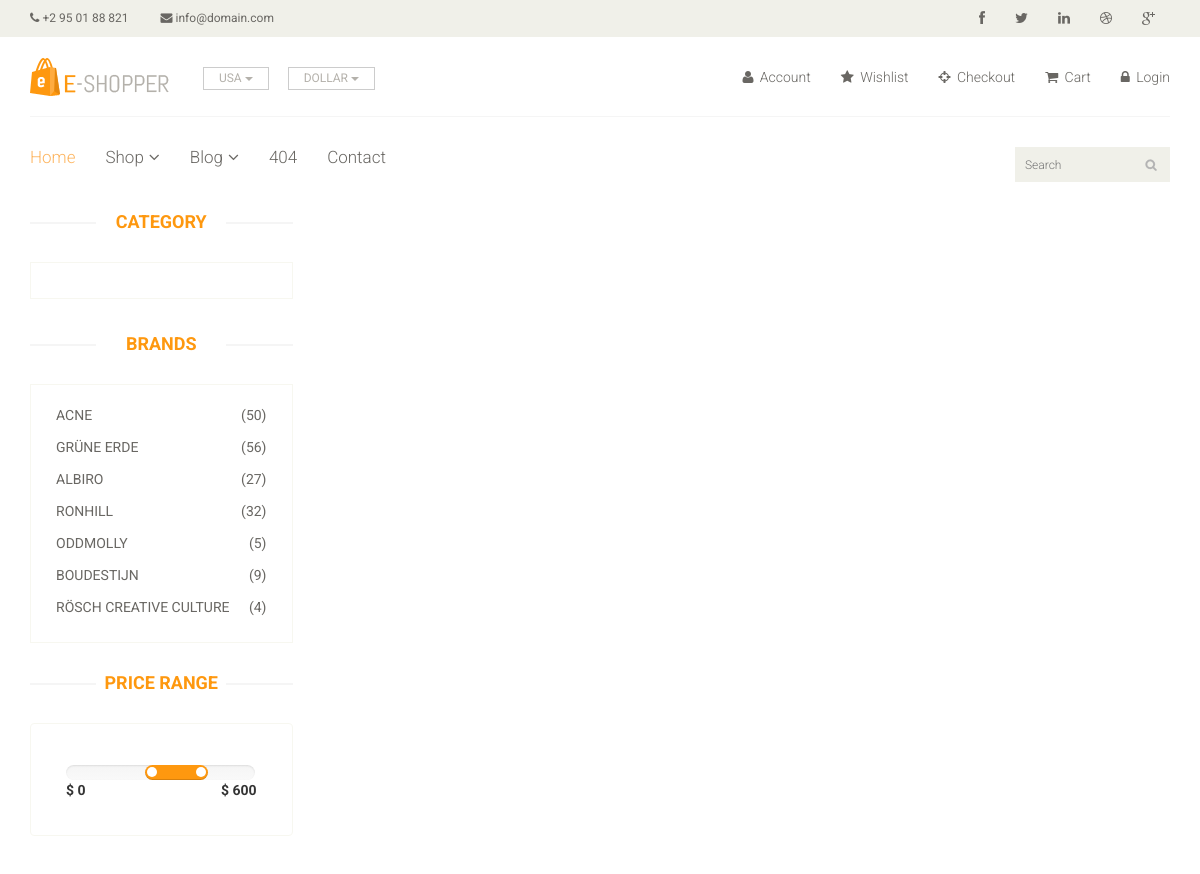
Page /product/Mobile Phone (upper part) on the earlier database version.
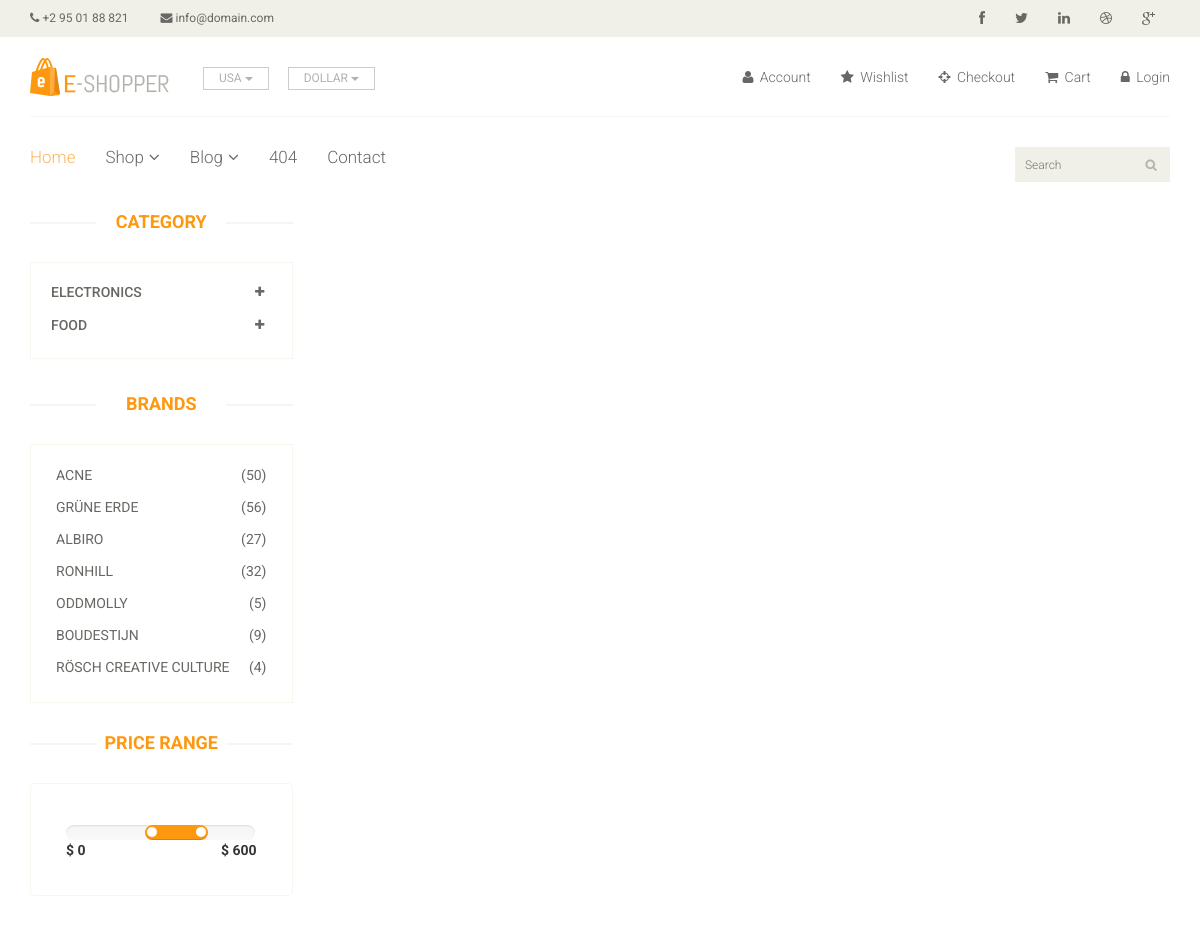
Same page on the later database version.
### home/models.py (models this page shows, shortened)
class Category(models.Model):
	title = models.CharField(max_length = 400)
	slug = models.CharField(max_length = 500, unique = True)
	description = models.TextField()

### home/views.py (the view)
# urls.py: path('product/<slug>', PrductDetailView.as_view(), name='product'),
class PrductDetailView(BaseView):
	def get(self,request,slug):
		self.views['detail_product'] = Product.objects.filter(slug = slug)
		return render(request,'product-details.html',self.views)

### home/models.py (called while the page is built)
	def get_url(self):
		return reverse("home:subcategory",kwargs = {'slug':self.slug})

### templates/product-details.html (shortened to what this page needs)
{% extends 'base.html' %}
{% load static %}
{% block content %}
	<section>
		<div class="container">
			<div class="row">
				<div class="col-sm-3">
					<div class="left-sidebar">
						<h2>Category</h2>
						<div class="panel-group category-products" id="accordian">
							{% for cat in categories %}
							<div class="panel panel-default">
								<div class="panel-heading">
									<h4 class="panel-title">
										<a data-toggle="collapse" data-parent="#accordian" href="#{{cat.title}}">
											<span class="badge pull-right"><i class="fa fa-plus"></i></span>
											{{cat.title}}
										</a>
									</h4>
								</div>
							</div>
							{% endfor %}
						</div>
						<div class="brands_products">
							<h2>Brands</h2>
							<div class="brands-name">
								<ul class="nav nav-pills nav-stacked">
									<li><a href=""> <span class="pull-right">(50)</span>Acne</a></li>
									<li><a href=""> <span class="pull-right">(56)</span>Grüne Erde</a></li>
									<li><a href=""> <span class="pull-right">(27)</span>Albiro</a></li>
									<li><a href=""> <span class="pull-right">(32)</span>Ronhill</a></li>
									<li><a href=""> <span class="pull-right">(5)</span>Oddmolly</a></li>
									<li><a href=""> <span class="pull-right">(9)</span>Boudestijn</a></li>
									<li><a href=""> <span class="pull-right">(4)</span>Rösch creative culture</a></li>
								</ul>
							</div>
						</div>
						<div class="price-range">
							<h2>Price Range</h2>
							<div class="well">
								 <input type="text" class="span2" value="" data-slider-min="0" data-slider-max="600" data-slider-step="5" data-slider-value="[250,450]" id="sl2" ><br />
								 <b>$ 0</b> <b class="pull-right">$ 600</b>
							</div>
						</div>
					</div>
				</div>
			</div>
		</div>
	</section>
	{% endblock %}

Differences in the rows shown:
added Category: title "ELECTRONICS"
added Category: title "FOOD"
